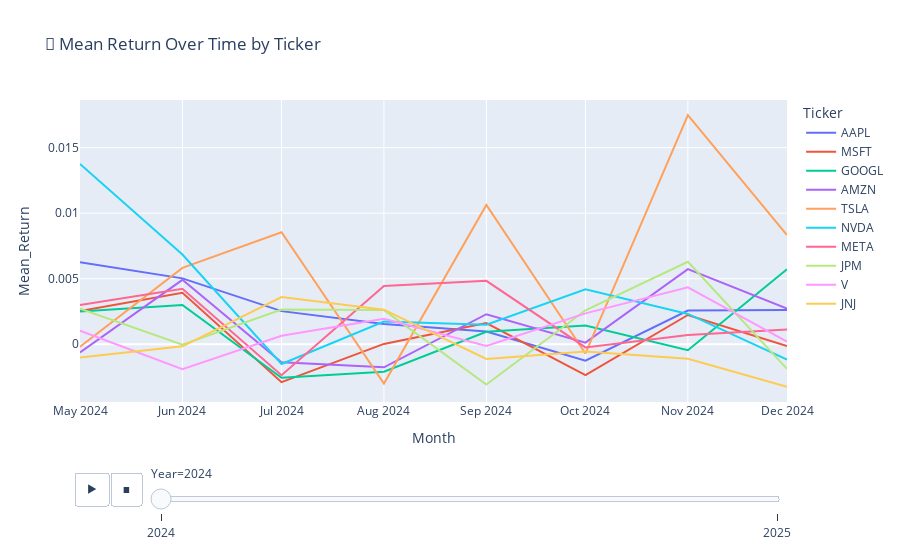

The notebook cell saved with this chart:
### Code cell
import plotly.express as px

fig = px.line(df, 
              x='Month', 
              y='Mean_Return', 
              color='Ticker', 
              line_group='Ticker', 
              animation_frame='Year',
              title='📅 Mean Return Over Time by Ticker')
fig.show()

### Figure 1 — Plotly figure (JSON) as saved in the notebook; plotly's stock layout.template omitted (floating-point values rounded to 4 significant figures)
{"data": [{"hovertemplate": "Ticker=AAPL<br>Year=2024<br>Month=%{x}<br>Mean_Return=%{y}<extra></extra>", "legendgroup": "AAPL", "line": {"color": "#636efa", "dash": "solid"}, "marker": {"symbol": "circle"}, "mode": "lines", "name": "AAPL", "orientation": "v", "showlegend": true, "type": "scatter", "x": ["2024-05-01", "2024-06-01", "2024-07-01", "2024-08-01", "2024-09-01", "2024-10-01", "2024-11-01", "2024-12-01"], "xaxis": "x", "y": [0.006251, 0.005025, 0.002526, 0.001549, 0.0009701, -0.001259, 0.002567, 0.00261], "yaxis": "y"}, {"hovertemplate": "Ticker=MSFT<br>Year=2024<br>Month=%{x}<br>Mean_Return=%{y}<extra></extra>", "legendgroup": "MSFT", "line": {"color": "#EF553B", "dash": "solid"}, "marker": {"symbol": "circle"}, "mode": "lines", "name": "MSFT", "orientation": "v", "showlegend": true, "type": "scatter", "x": ["2024-05-01", "2024-06-01", "2024-07-01", "2024-08-01", "2024-09-01", "2024-10-01", "2024-11-01", "2024-12-01"], "xaxis": "x", "y": [0.002529, 0.003928, -0.002897, 2.252e-05, 0.001618, -0.002366, 0.00223, -0.000146], "yaxis": "y"}, {"hovertemplate": "Ticker=GOOGL<br>Year=2024<br>Month=%{x}<br>Mean_Return=%{y}<extra></extra>", "legendgroup": "GOOGL", "line": {"color": "#00cc96", "dash": "solid"}, "marker": {"symbol": "circle"}, "mode": "lines", "name": "GOOGL", "orientation": "v", "showlegend": true, "type": "scatter", "x": ["2024-05-01", "2024-06-01", "2024-07-01", "2024-08-01", "2024-09-01", "2024-10-01", "2024-11-01", "2024-12-01"], "xaxis": "x", "y": [0.002501, 0.002989, -0.002565, -0.002096, 0.0009464, 0.001433, -0.0004557, 0.005727], "yaxis": "y"}, {"hovertemplate": "Ticker=AMZN<br>Year=2024<br>Month=%{x}<br>Mean_Return=%{y}<extra></extra>", "legendgroup": "AMZN", "line": {"color": "#ab63fa", "dash": "solid"}, "marker": {"symbol": "circle"}, "mode": "lines", "name": "AMZN", "orientation": "v", "showlegend": true, "type": "scatter", "x": ["2024-05-01", "2024-06-01", "2024-07-01", "2024-08-01", "2024-09-01", "2024-10-01", "2024-11-01", "2024-12-01"], "xaxis": "x", "y": [-0.0006284, 0.004913, -0.001378, -0.00176, 0.00229, 0.0001187, 0.005733, 0.002713], "yaxis": "y"}, {"hovertemplate": "Ticker=TSLA<br>Year=2024<br>Month=%{x}<br>Mean_Return=%{y}<extra></extra>", "legendgroup": "TSLA", "line": {"color": "#FFA15A", "dash": "solid"}, "marker": {"symbol": "circle"}, "mode": "lines", "name": "TSLA", "orientation": "v", "showlegend": true, "type": "scatter", "x": ["2024-05-01", "2024-06-01", "2024-07-01", "2024-08-01", "2024-09-01", "2024-10-01", "2024-11-01", "2024-12-01"], "xaxis": "x", "y": [-0.0001899, 0.005822, 0.008547, -0.003004, 0.01063, -0.0007068, 0.01748, 0.008334], "yaxis": "y"}, {"hovertemplate": "Ticker=NVDA<br>Year=2024<br>Month=%{x}<br>Mean_Return=%{y}<extra></extra>", "legendgroup": "NVDA", "line": {"color": "#19d3f3", "dash": "solid"}, "marker": {"symbol": "circle"}, "mode": "lines", "name": "NVDA", "orientation": "v", "showlegend": true, "type": "scatter", "x": ["2024-05-01", "2024-06-01", "2024-07-01", "2024-08-01", "2024-09-01", "2024-10-01", "2024-11-01", "2024-12-01"], "xaxis": "x", "y": [0.01375, 0.006844, -0.001512, 0.001726, 0.00149, 0.004189, 0.002312, -0.001172], "yaxis": "y"}, {"hovertemplate": "Ticker=META<br>Year=2024<br>Month=%{x}<br>Mean_Return=%{y}<extra></extra>", "legendgroup": "META", "line": {"color": "#FF6692", "dash": "solid"}, "marker": {"symbol": "circle"}, "mode": "lines", "name": "META", "orientation": "v", "showlegend": true, "type": "scatter", "x": ["2024-05-01", "2024-06-01", "2024-07-01", "2024-08-01", "2024-09-01", "2024-10-01", "2024-11-01", "2024-12-01"], "xaxis": "x", "y": [0.003001, 0.004229, -0.002361, 0.004446, 0.004839, -0.000245, 0.0006986, 0.001121], "yaxis": "y"}, {"hovertemplate": "Ticker=JPM<br>Year=2024<br>Month=%{x}<br>Mean_Return=%{y}<extra></extra>", "legendgroup": "JPM", "line": {"color": "#B6E880", "dash": "solid"}, "marker": {"symbol": "circle"}, "mode": "lines", "name": "JPM", "orientation": "v", "showlegend": true, "type": "scatter", "x": ["2024-05-01", "2024-06-01", "2024-07-01", "2024-08-01", "2024-09-01", "2024-10-01", "2024-11-01", "2024-12-01"], "xaxis": "x", "y": [0.002703, -3.199e-05, 0.002653, 0.002603, -0.003072, 0.00259, 0.006293, -0.00188], "yaxis": "y"}, {"hovertemplate": "Ticker=V<br>Year=2024<br>Month=%{x}<br>Mean_Return=%{y}<extra></extra>", "legendgroup": "V", "line": {"color": "#FF97FF", "dash": "solid"}, "marker": {"symbol": "circle"}, "mode": "lines", "name": "V", "orientation": "v", "showlegend": true, "type": "scatter", "x": ["2024-05-01", "2024-06-01", "2024-07-01", "2024-08-01", "2024-09-01", "2024-10-01", "2024-11-01", "2024-12-01"], "xaxis": "x", "y": [0.001025, -0.001913, 0.0006426, 0.00195, -0.0001377, 0.002354, 0.004345, 0.0001928], "yaxis": "y"}, {"hovertemplate": "Ticker=JNJ<br>Year=2024<br>Month=%{x}<br>Mean_Return=%{y}<extra></extra>", "legendgroup": "JNJ", "line": {"color": "#FECB52", "dash": "solid"}, "marker": {"symbol": "circle"}, "mode": "lines", "name": "JNJ", "orientation": "v", "showlegend": true, "type": "scatter", "x": ["2024-05-01", "2024-06-01", "2024-07-01", "2024-08-01", "2024-09-01", "2024-10-01", "2024-11-01", "2024-12-01"], "xaxis": "x", "y": [-0.001006, -0.0001614, 0.003595, 0.002636, -0.001129, -0.0005632, -0.001109, -0.003257], "yaxis": "y"}], "layout": {"legend": {"title": {"text": "Ticker"}, "tracegroupgap": 0}, "sliders": [{"active": 0, "currentvalue": {"prefix": "Year="}, "len": 0.9, "pad": {"b": 10, "t": 60}, "steps": [{"args": [["2024"], {"frame": {"duration": 0, "redraw": false}, "fromcurrent": true, "mode": "immediate", "transition": {"duration": 0, "easing": "linear"}}], "label": "2024", "method": "animate"}, {"args": [["2025"], {"frame": {"duration": 0, "redraw": false}, "fromcurrent": true, "mode": "immediate", "transition": {"duration": 0, "easing": "linear"}}], "label": "2025", "method": "animate"}], "x": 0.1, "xanchor": "left", "y": 0, "yanchor": "top"}], "title": {"text": "📅 Mean Return Over Time by Ticker"}, "updatemenus": [{"buttons": [{"args": [null, {"frame": {"duration": 500, "redraw": false}, "fromcurrent": true, "mode": "immediate", "transition": {"duration": 500, "easing": "linear"}}], "label": "&#9654;", "method": "animate"}, {"args": [[null], {"frame": {"duration": 0, "redraw": false}, "fromcurrent": true, "mode": "immediate", "transition": {"duration": 0, "easing": "linear"}}], "label": "&#9724;", "method": "animate"}], "direction": "left", "pad": {"r": 10, "t": 70}, "showactive": false, "type": "buttons", "x": 0.1, "xanchor": "right", "y": 0, "yanchor": "top"}], "xaxis": {"anchor": "y", "domain": [0, 1], "title": {"text": "Month"}}, "yaxis": {"anchor": "x", "domain": [0, 1], "title": {"text": "Mean_Return"}}}}
